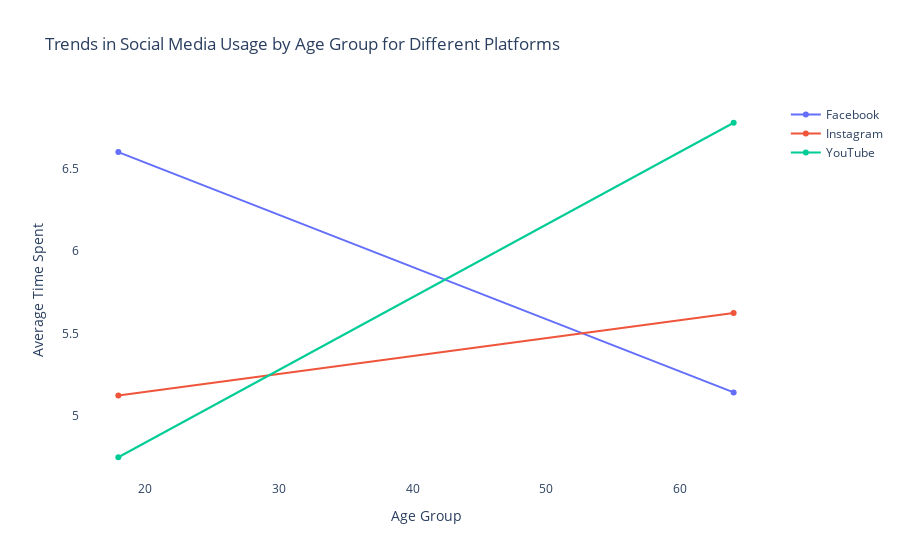

Notebook cell for this chart:
### Markdown cell above
# Visualization

### Code cell
# Creating the  chart
import plotly.graph_objects as go

age_platform_stats = df.groupby(["age", "platform"])["time_spent"].mean().unstack()


fig = go.Figure()

for platform in age_platform_stats.columns:
    fig.add_trace(go.Scatter(
        x=[age_platform_stats.index.min(), age_platform_stats.index.max()],  # Start and end age
        y=age_platform_stats[platform],
        mode='lines+markers',
        name=platform
    ))

fig.update_layout(
    title="Trends in Social Media Usage by Age Group for Different Platforms",
    xaxis_title="Age Group",
    yaxis_title="Average Time Spent",
    showlegend=True,
    plot_bgcolor='rgba(0,0,0,0)'  # Set background color to transparent
)

fig.show()

### Figure 1 — Plotly figure (JSON) as saved in the notebook; plotly's stock layout.template omitted (floating-point values rounded to 4 significant figures)
{"data": [{"mode": "lines+markers", "name": "Facebook", "type": "scatter", "x": [18, 64], "y": [6.6, 5.143, 5.889, 6.6, 4.857, 3.875, 7.333, 5.4, 5.5, 3.4, 7.6, 5.333, 5.8, 4.5, 3.857, 5.182, 4.429, 7.25, 2, 5.1, 7, 5.167, 4.2, 5.727, 4.667, 4.083, 7, 6, 2.429, 5.625, 6.75, 5.833, 4.286, 5.8, 5, 5.545, 4, 3, 4.143, 5.571, 3.25, 3.4, 4.4, 4.714, 4.571, 3.4, 5.111]}, {"mode": "lines+markers", "name": "Instagram", "type": "scatter", "x": [18, 64], "y": [5.125, 5.625, 4.667, 5.444, 4.75, 5.111, 4.167, 4.167, 3.2, 5.778, 4.3, 4.167, 4.25, 4.5, 5.667, 5.4, 6.143, 4.625, 6.778, 5.667, 5, 5.7, 5.5, 5.833, 5.5, 4.615, 4.667, 5.286, 3.75, 5.286, 5.4, 6, 5.455, 5.5, 4.909, 6.889, 4.75, 5.625, 4.444, 4.857, 3.25, 7, 4.5, 4.222, 5.091, 7.5, 5.727]}, {"mode": "lines+markers", "name": "YouTube", "type": "scatter", "x": [18, 64], "y": [4.75, 6.778, 7.167, 3.8, 5.7, 3.5, 5.6, 5, 4, 3.75, 6.2, 4, 5.6, 3.857, 3.4, 4.2, 5.75, 3.5, 3.4, 4, 5.625, 6.5, 5.625, 5.375, 5.667, 6.625, 4.857, 3.333, 4, 3.833, 6.429, 5.222, 5.25, 4.111, 4.182, 3, 4.636, 5.714, 5.778, 4, 4.6, 4.833, 6.333, 5.571, 4.429, 2.75, 3.143]}], "layout": {"autosize": true, "plot_bgcolor": "rgba(0, 0, 0, 0)", "showlegend": true, "title": {"text": "Trends in Social Media Usage by Age Group for Different Platforms"}, "xaxis": {"autorange": true, "range": [15.2, 66.8], "title": {"text": "Age Group"}, "type": "linear"}, "yaxis": {"autorange": true, "range": [4.583, 6.945], "title": {"text": "Average Time Spent"}, "type": "linear"}}}
